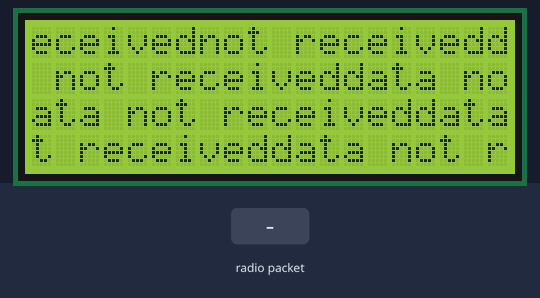
Recording of a sketch running on a simulated Arduino Uno, built with avr-gcc and run on an emulated ATmega328P. On the bench: 20×4 character LCD. Inputs (shaded band) come from the test bench. No radio packets arrive unless stated.

Above: at 1.2 s.
1.3 s: radio packet "1" arrives
At 1.6 s:
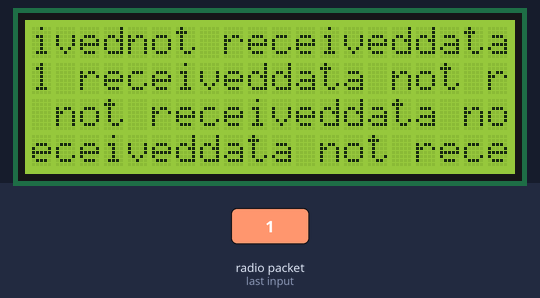
5.8 s: radio packet "0" arrives
At 6.2 s:
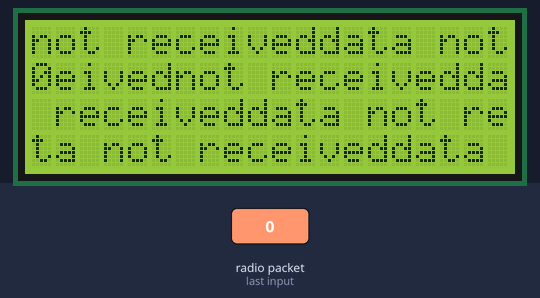
10.3 s: radio packet "2" arrives
At 10.9 s:
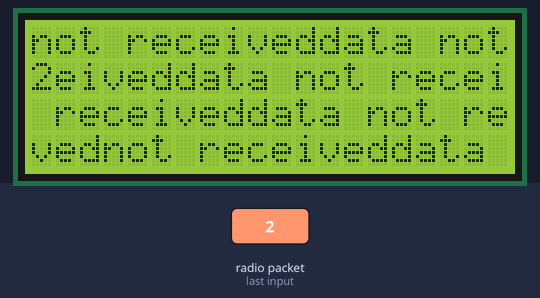

The sketch:

main_reception_programm.ino
```cpp
#include <RH_ASK.h>// Include dependant SPI Library
#include <SPI.h> // Create Amplitude Shift Keying Object
RH_ASK rf_driver;
#include <LiquidCrystal.h>//include the liquid crystal diaply library
LiquidCrystal lcd(7, 6, 5, 4, 3, 2);// Creates an LCD object. Parameters: (rs, enable, d4, d5, d6, d7)

String str_out;//string to store the recived data

void setup()
{
    // Initialize ASK Object
    rf_driver.init();
    // set up the LCD’s number of columns and rows:
    lcd.begin(20, 4);
    // Clears the LCD screen
    lcd.clear();
}

void loop()
{
    // Set buffer to size of expected message
    uint8_t buf[11];
    uint8_t buflen = sizeof(buf);
    // Check if received packet is correct size
    if (rf_driver.recv(buf, &buflen))
    {
      str_out = String((char*)buf);
      // set the cursor to column 0, line 1
    // (note: line 1 is the second row, since counting begins with 0):
      lcd.setCursor(0, 1);
       lcd.print(str_out );
       delay(3000);
       }
       else {
         lcd.print("data not received" );
        }
}
```

Measured:
- after the input at 1.3 s, the display: changes at once (image 1)
- after the input at 5.8 s, the display: changes at once (image 2)
- after the input at 10.3 s, the display: changes at once (image 3)
- what the display in image 1 shows lasts 3.0 s, from 1.3 s to 4.3 s
